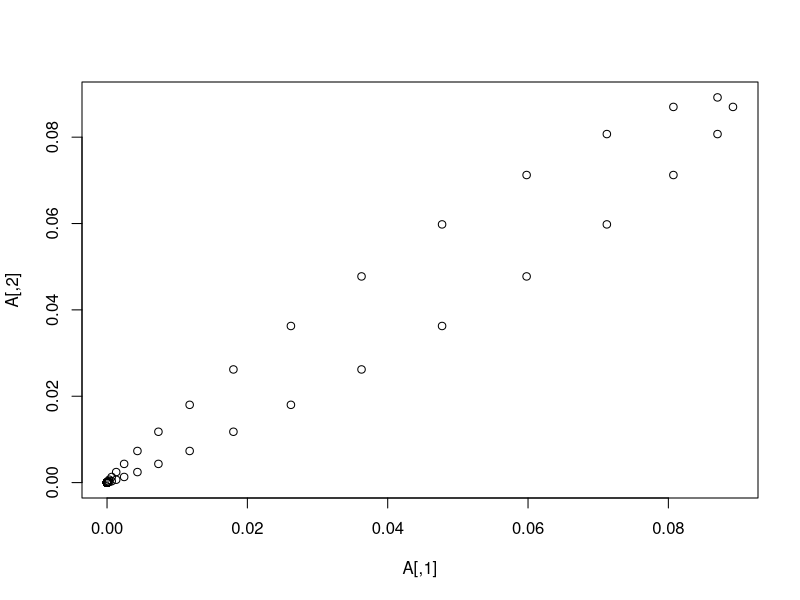
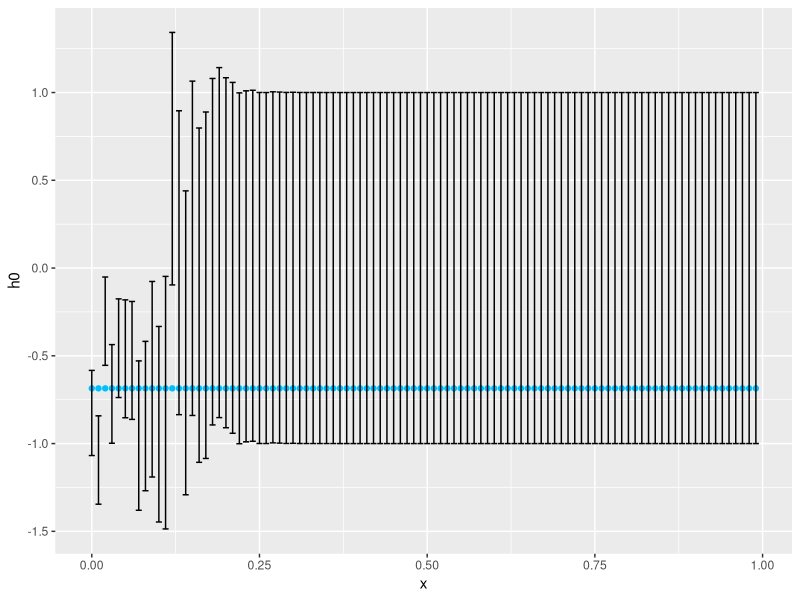

These figures' R source, in order:
## ---- chunk 1
library(tidyverse)
## ---- chunk 2
x = seq(from = 0, to = 0.99, by = 0.01)
## ---- chunk 3
createA <- function(x,t){
  A = matrix(NA, nrow = length(x), ncol = length(x))
  for (i in seq(length(x))){
    for (j in seq(length(x))){
      d = min(abs(x[i]-x[j]),1-abs(x[i]-x[j]))
      A[i,j] = 0.01/sqrt(4*pi*t)*exp(-d^2/(4*t))
    }
  }
  A
}
## ---- chunk 4
y = read.delim2(file = "OppgA.txt", header = F, sep = "\n", dec = ".")[[1]]
## ---- chunk 5
A = createA(x,t = 0.001)
plot(A)
## ---- chunk 6
S = eigen(A)[[1]]
## ---- chunk 7
U = eigen(A%*%t(A))[[2]]
V = eigen(t(A)%*%A)[[2]]
## ---- chunk 8
tsvd <- function(alpha,y,U,S,V){
  res = numeric(length(S))
  for (i in seq(length(S))){
    if(S[i]>alpha){
      res = res + (((U[,i]%*%y)[[1]])/S[i])*V[,i]
    }
  }
  res
}

h0 <- tsvd(alpha = 0.0001,y,U,S,V)
## ---- chunk 9
post.expect <- function(lambda,gamma,y,S){
  res = numeric(length(y))
  for (i in seq(1,length(y))){
    res[i] = (y[i]*S[i])/(S[i]^2 + lambda^2/gamma^2)
  }
  res
}
# lambda = epsilon, gamma = h_0
e_post <- post.expect(lambda = 0.25, gamma = 1, y, S)
## ---- chunk 10
post.var <- function(lambda,gamma,y,S){
  res = numeric(length(y))
  for (i in seq(1,length(y))){
    res[i] = gamma^2*(1-S[i]^2/(S[i]^2 + lambda^2/gamma^2))
  }
  res
}
var_post <- post.var(lambda = 0.25, gamma = 1, y, S)
## ---- chunk 11
bay_sol <- function(lambda,gamma,y,U,S,V){
  res = numeric(length(y))
  for (i in seq(length(y))){
    res = res + (S[i]^2/(S[i]^2 + lambda^2/gamma^2)*((U[,1]%*%y)[[1]])/S[1])*V[,1]
  }
  res
}
h0 <- bay_sol(lambda = 0.25, gamma = 1, y, U, S, V)
## ---- chunk 12
bay.df <- data.frame(x = x, h0 = h0, e_post = e_post, sd_post = sqrt(var_post))
ggplot(bay.df,aes(x = x)) + 
  geom_point(aes(y = h0), color = "deepskyblue") + 
  geom_errorbar(aes(ymin = e_post - sd_post, ymax = e_post + sd_post))
## ---- chunk 13
createSig <- function(x){
  res = diag(1, nrow = length(x), ncol = length(x))
  for (i in seq(length(x))){
    for (j in seq(i,length(x))){
      res[i,j] = exp(-abs(x[i]- x[j])/0.1)
      res[j,i] = res[i,j]
    }
  }
  res
}
sig = createSig(x)
## ---- chunk 14


